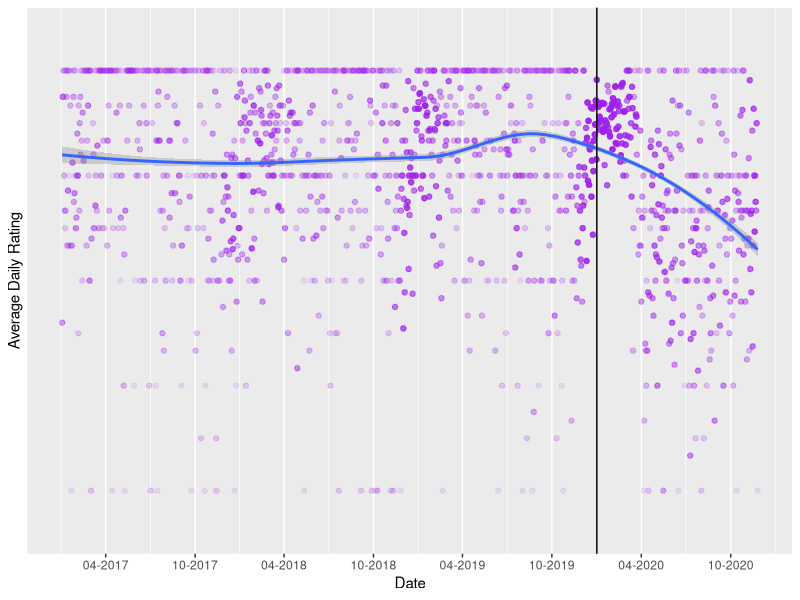
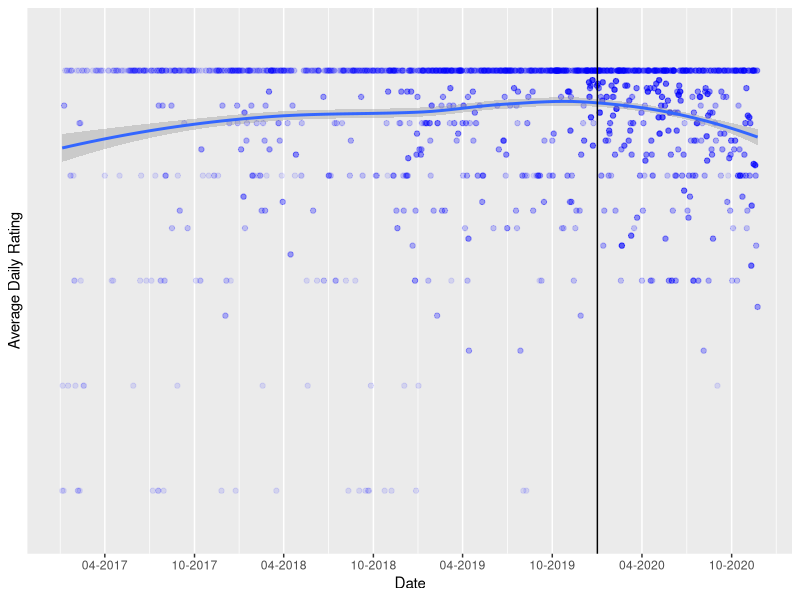

Reproduce these figures in R, in order. (Note: this script raises an error after producing the figures.)
## ---- chunk 1
library(tidyverse)
library(ggplot2)
## ---- chunk 2
scented_data <- readxl::read_xlsx("Scented_all.xlsx")

unscented_data <- readxl::read_xlsx("Unscented_all.xlsx")
## ---- chunk 3

scented_data_av <- scented_data %>% 
  filter(Date > "2017-01-01") %>% 
  group_by(Date) %>% 
  mutate(MN = mean(Rating))


ggplot(scented_data_av, aes(as.Date(Date), MN)) +
  geom_point(alpha = 0.1,
             color = "purple",
             fill = "purple") +
  scale_x_date("Date", date_labels = "%m-%Y", date_breaks = "6 months") +
  scale_y_discrete(name = "Average Daily Rating") +
  geom_smooth(method = "loess") +
  geom_vline(xintercept = as.numeric(as.Date("2020-01-01")))
## ---- chunk 4
unscented_data_av <- unscented_data %>% 
  filter(Date > "2017-01-01") %>% 
  group_by(Date) %>% 
  mutate(MN = mean(Rating))

ggplot(unscented_data_av, aes(as.Date(Date), MN)) +
  geom_point(alpha = 0.1,
             color = "blue",
             fill = "blue") +
  scale_x_date("Date", date_labels = "%m-%Y", date_breaks = "6 months") +
  scale_y_discrete(name = "Average Daily Rating") +
  geom_smooth(method = "loess") +
  geom_vline(xintercept = as.numeric(as.Date("2020-01-01")))

## ---- chunk 5
candles_full %>%
ggplot() +
aes(x = Date, y = Rating, color = Scented, fill = Scented, shape = Scented) +
geom_point(alpha = 0.4) +
geom_smooth(method = "loess")
## ---- chunk 6
str_no_scent <- function(x){
  as.numeric(
  	case_when(
  		str_detect(x, "[Nn]o scent") ~ "1",
  		str_detect(x, "[Nn]o smell") ~ "1",
  		str_detect(x, "[Dd]oes not smell like") ~ "1",
  		str_detect(x, "[Dd]oesn't smell like") ~ "1",
  		str_detect(x, "[Cc]an't smell") ~ "1",
  		str_detect(x, "[Cc]annot smell") ~ "1",
  		str_detect(x, "[Ff]aint smell") ~ "1",
  		str_detect(x, "[Ff]aint scent") ~ "1",
  		str_detect(x, "[Dd]on't smell") ~ "1",
  		str_detect(x, "[Ll]ike nothing") ~ "1",
  		TRUE ~ "0"
  	)
  )
}

scented_data$ScentReview <- str_no_scent(scented_data$Review)
scented_data$ScentReview2 <- factor(scented_data$ScentReview , labels = c("Scented", "Unscented"))
## ---- chunk 7
Unscented_Review <- scented_data %>%
  filter(Date > "2019-01-01") %>%
  mutate(month = lubridate::floor_date(Date, "month")) %>%
  mutate(Review = str_no_scent(Review)) %>% 
  group_by(ScentReview2, month)
## ---- chunk 8
Unscented_Review %>%
  ggplot() +
  aes(x = month ,
        y = (..count..)/sum(..count..), 
        fill = ScentReview2, 
        color = month
        ) +
  geom_bar() +
  labs(title = "Candle Scent Reviews for Unscented Candles in 2019-2020") +
  scale_y_continuous("Proportion of Reviews") +
  guides(x = guide_axis(n.dodge = 2), color = guide_legend(title = "SCENT"), fill = guide_legend(title = "SCENT")) 
  
